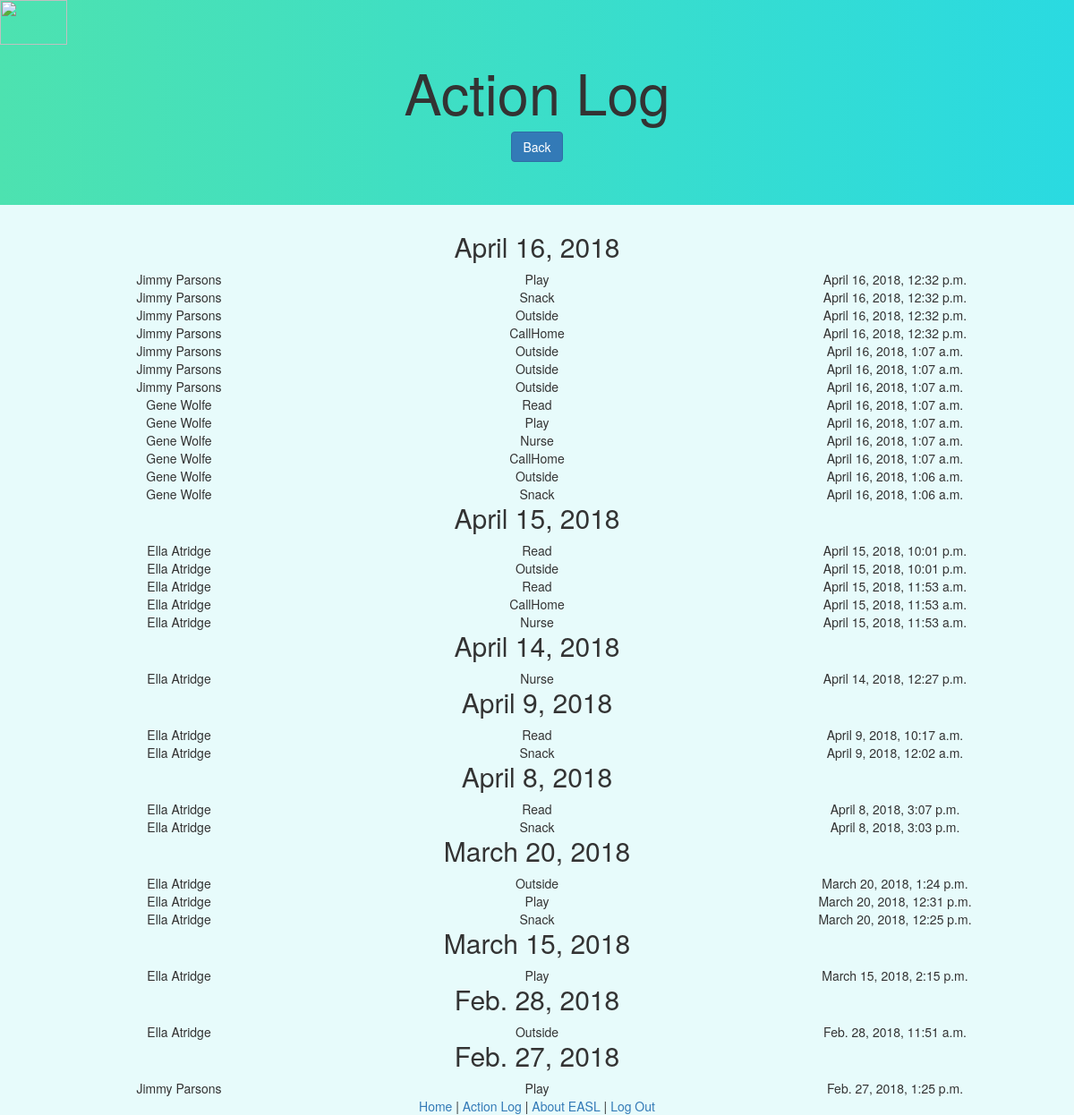
The app's page /actions/ (signed in) with its own data.
### webApp/models.py (models this page shows, shortened)
class Action(models.Model):
    ACTION_CHOICES = [('S', 'Snack'), ('P', 'Play'), ('O', 'Outside'), ('B', 'Bathroom'), ('C', 'CallHome'), ('N', 'Nurse'), ('R', 'Read')]
    time = models.DateTimeField()
    date = models.DateField()
    action = models.CharField(max_length=1, choices=ACTION_CHOICES)
    student = models.ForeignKey('Student', on_delete=models.CASCADE)
    class Meta:
        ordering = ['-time']

class Student(models.Model):
    first_name = models.CharField(max_length=50)
    last_name = models.CharField(max_length=50)
    date_of_birth = models.DateField()
    gender = models.CharField(max_length=10, choices=[('M', 'Male'), ('F', 'Female')])
    parent = models.ForeignKey(User, null=True, blank=True, on_delete=models.CASCADE)
    def __str__(self):
        return(self.first_name + ' ' + self.last_name)
    class Meta:
        unique_together = [("first_name", "last_name", "date_of_birth")]
        ordering = ['last_name']

### webApp/views.py (the view)
# urls.py: url(r'^actions/$', views.action_log, name='action_log'),
def action_log(request):
    if request.user.is_authenticated:
        if request.user.is_staff:
            actions = Action.objects.all()
            print(actions)
            actions_grouped = defaultdict(list)
            for action in actions:
                actions_grouped[action.date].append(action)
            return render(request, 'action_log.html', {'grouped_actions': reversed(sorted(actions_grouped.items()))})
        else:
            return redirect('/unauth')
    else:
        return redirect('/accounts/login')

### webApp/templates/action_log.html (shortened to what this page needs)
{% extends "base.html" %}
{% block content %}
<img class ='logo' src='https://s3.amazonaws.com/easl-static/eASl_logo.png' height="50" width="75">
<div class="jumbotron text-center">
  <h1 class="text-center"> Action Log </h1>
  <input type=button class="btn btn-primary" value="Back" onClick="javascript:history.go(-1);">
</div>
{% for date, actions in grouped_actions %}
  <h2 class="text-center">{{date}}</h2>
  {% for action in actions %}
    <div class="text-center">
      <div class="col-md-4">
        {{ action.student }}
      </div>
      <div class="col-md-4">
        {{ action.get_action_display }}
      </div>
      <div class="col-md-4">
        {{ action.time }}
      </div>
    </div>
  {% endfor %}
{% endfor %}
{% endblock %}

### webApp/templates/action_log.html (style rules this page uses)
.jumbotron { background: linear-gradient(to right, #4DE2B0, #2ADAE1); }
body { background: #E7FBFB; }
.logo { position: relative; float:left; }

### records on screen
Action: grouped_actions "April 16, 2018", student "Jimmy Parsons", action "Play", time "April 16, 2018, 12:32 p.m."
Action: student "Jimmy Parsons", action "Snack", time "April 16, 2018, 12:32 p.m."
Action: student "Jimmy Parsons", action "Outside", time "April 16, 2018, 12:32 p.m."
Action: student "Jimmy Parsons", action "CallHome", time "April 16, 2018, 12:32 p.m."
Action: student "Jimmy Parsons", action "Outside", time "April 16, 2018, 1:07 a.m."
Action: student "Jimmy Parsons", action "Outside", time "April 16, 2018, 1:07 a.m."
Action: student "Jimmy Parsons", action "Outside", time "April 16, 2018, 1:07 a.m."
Action: student "Gene Wolfe", action "Read", time "April 16, 2018, 1:07 a.m."
Action: student "Gene Wolfe", action "Play", time "April 16, 2018, 1:07 a.m."
Action: student "Gene Wolfe", action "Nurse", time "April 16, 2018, 1:07 a.m."
Action: student "Gene Wolfe", action "CallHome", time "April 16, 2018, 1:07 a.m."
Action: student "Gene Wolfe", action "Outside", time "April 16, 2018, 1:06 a.m."
Action: student "Gene Wolfe", action "Snack", time "April 16, 2018, 1:06 a.m."
Action: date "April 15, 2018", student "Ella Atridge", action "Read", time "April 15, 2018, 10:01 p.m."
Action: student "Ella Atridge", action "Outside", time "April 15, 2018, 10:01 p.m."
Action: student "Ella Atridge", action "Read", time "April 15, 2018, 11:53 a.m."
Action: student "Ella Atridge", action "CallHome", time "April 15, 2018, 11:53 a.m."
Action: student "Ella Atridge", action "Nurse", time "April 15, 2018, 11:53 a.m."
Action: date "April 14, 2018", student "Ella Atridge", action "Nurse", time "April 14, 2018, 12:27 p.m."
Action: date "April 9, 2018", student "Ella Atridge", action "Read", time "April 9, 2018, 10:17 a.m."
Action: student "Ella Atridge", action "Snack", time "April 9, 2018, 12:02 a.m."
Action: date "April 8, 2018", student "Ella Atridge", action "Read", time "April 8, 2018, 3:07 p.m."
Action: student "Ella Atridge", action "Snack", time "April 8, 2018, 3:03 p.m."
Action: date "March 20, 2018", student "Ella Atridge", action "Outside", time "March 20, 2018, 1:24 p.m."
Action: student "Ella Atridge", action "Play", time "March 20, 2018, 12:31 p.m."
Action: student "Ella Atridge", action "Snack", time "March 20, 2018, 12:25 p.m."
Action: date "March 15, 2018", student "Ella Atridge", action "Play", time "March 15, 2018, 2:15 p.m."
Action: date "Feb. 28, 2018", student "Ella Atridge", action "Outside", time "Feb. 28, 2018, 11:51 a.m."
Action: date "Feb. 27, 2018", student "Jimmy Parsons", action "Play", time "Feb. 27, 2018, 1:25 p.m."
